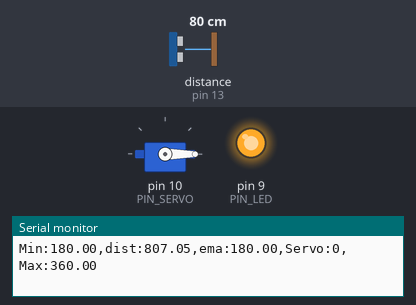
Simulated run of this sketch. Board: Arduino Uno, built with avr-gcc and run on an emulated ATmega328P. Shown: servo, output pins drawn as LEDs (lit = HIGH), the last lines printed to the serial monitor. Wiring (inferred from the names in the program): ultrasonic range finder: trigger pin 12; echo pin 13. The test bench sets the inputs (shaded band); at power-on: distance to the obstacle (sensor on pin 13) 80 cm. The echo pulse lasts 58.3 µs per cm; pins used as bus, display or sensor lines are not drawn.

Above: at 1.2 s.
1.3 s: distance to the obstacle (sensor on pin 13) set to 35 cm
At 3.0 s:
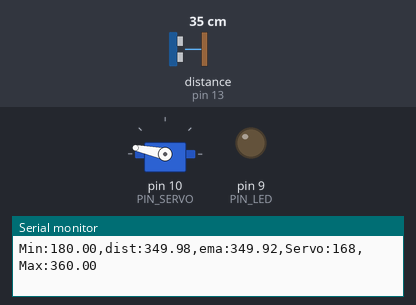
3.3 s: distance to the obstacle (sensor on pin 13) set to 18 cm
At 4.6 s:
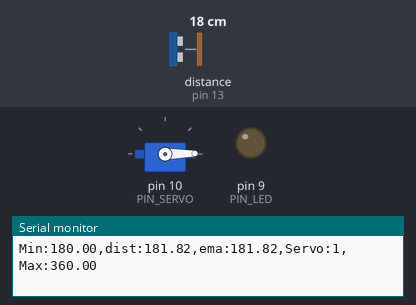
5.5 s: distance to the obstacle (sensor on pin 13) set to 35 cm
At 5.65 s:
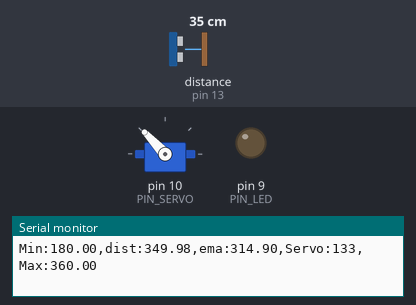
Timing chart, 0 to 8.5 s (numbered marks = the images above; inputs shaded):
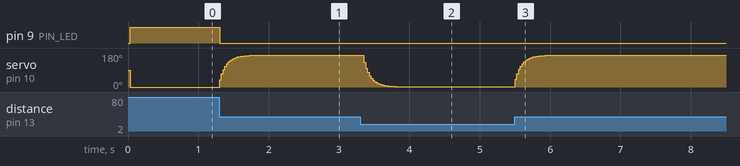

Measured:
- after the input at 1.3 s, pin 9 (PIN_LED): HIGH → LOW at once; servo on pin 10 (PIN_SERVO): moves from 0° to 168° over 0.50 s, starting at once
- after the input at 3.3 s, servo on pin 10 (PIN_SERVO): moves from 168° to 1° over 0.65 s, starting after 0.05 s
- after the input at 5.5 s, servo on pin 10 (PIN_SERVO): moves from 1° to 168° over 0.50 s, starting at once

The sketch:

11_example_1.ino
```cpp
#include <Servo.h>

// Arduino pin assignment
#define PIN_LED   9   // LED active-low
#define PIN_TRIG  12  // sonar sensor TRIGGER
#define PIN_ECHO  13  // sonar sensor ECHO
#define PIN_SERVO 10  // servo motor

// configurable parameters for sonar
#define SND_VEL 346.0     // sound velocity at 24 celsius degree (unit: m/sec)
#define INTERVAL 25      // sampling interval (unit: msec)
#define PULSE_DURATION 10 // ultra-sound Pulse Duration (unit: usec)
#define _DIST_MIN 180.0   // minimum distance to be measured (unit: mm)
#define _DIST_MAX 360.0   // maximum distance to be measured (unit: mm)

#define TIMEOUT ((INTERVAL / 2) * 1000.0) // maximum echo waiting time (unit: usec)
#define SCALE (0.001 * 0.5 * SND_VEL) // coefficent to convert duration to distance

#define _EMA_ALPHA 0.23    // EMA weight of new sample (range: 0 to 1)
                          // Setting EMA to 1 effectively disables EMA filter.

// Target Distance
#define _TARGET_LOW  180.0
#define _TARGET_HIGH 360.0

// duty duration for myservo.writeMicroseconds()
// NEEDS TUNING (servo by servo)

#define _DUTY_MIN 545 // servo full clockwise position (0 degree) // 각도 기준 0도는 630
#define _DUTY_NEU (_DUTY_MIN + _DUTY_MAX) / 2 // servo neutral position (90 degree) // 각도 기준 90도는 1570
#define _DUTY_MAX 2390 // servo full counterclockwise position (180 degree)

// global variables
float  dist_ema, dist_prev = _DIST_MAX; // unit: mm
unsigned long last_sampling_time;       // unit: ms

Servo myservo;

void setup() {
  // initialize GPIO pins
  pinMode(PIN_LED, OUTPUT);
  pinMode(PIN_TRIG, OUTPUT);    // sonar TRIGGER
  pinMode(PIN_ECHO, INPUT);     // sonar ECHO
  digitalWrite(PIN_TRIG, LOW);  // turn-off Sonar

  myservo.attach(PIN_SERVO);
  myservo.writeMicroseconds(_DUTY_NEU);

  // initialize USS related variables
  dist_prev = _DIST_MIN; // raw distance output from USS (unit: mm)

  // initialize serial port
  Serial.begin(57600);
}

void loop() {
  float  dist_raw, dist_filtered;

  // wait until next sampling time.
  // millis() returns the number of milliseconds since the program started.
  // will overflow after 50 days.
  if (millis() < last_sampling_time + INTERVAL)
    return;

  // get a distance reading from the USS
  dist_raw = USS_measure(PIN_TRIG, PIN_ECHO);

  // the range filter
  if ((dist_raw == 0.0) || (dist_raw > _DIST_MAX)) {
      dist_filtered = dist_prev;
  } else if (dist_raw < _DIST_MIN) {
      dist_filtered = dist_prev;
  } else {    // In desired Range
      dist_filtered = dist_raw;
      dist_prev = dist_raw;
  }

  // Modify the below line to implement the EMA equation
  dist_ema = _EMA_ALPHA * dist_filtered + (1 - _EMA_ALPHA) * dist_ema;

  int servoattr = map(dist_ema, _DIST_MIN, _DIST_MAX, _DUTY_MIN, _DUTY_MAX);
  // adjust servo position according to the USS read value
  // add your code here!
  if (_TARGET_LOW >= dist_ema) {
    myservo.writeMicroseconds(_DUTY_MIN);
    digitalWrite(PIN_LED, HIGH);
  }
  else if(_TARGET_HIGH <= dist_ema) {
    myservo.writeMicroseconds(_DUTY_MAX);
    digitalWrite(PIN_LED, HIGH);

  }
  else {
    myservo.writeMicroseconds(servoattr);
    digitalWrite(PIN_LED, LOW);
  }


  // output the distance to the serial port
  Serial.print("Min:");    Serial.print(_DIST_MIN);
  Serial.print(",dist:");  Serial.print(dist_raw);
  Serial.print(",ema:");  Serial.print(dist_ema);
  Serial.print(",Servo:"); Serial.print(myservo.read());
  Serial.print(",Max:");   Serial.print(_DIST_MAX);
  Serial.println("");

  // update last sampling time
  last_sampling_time += INTERVAL;
}

// get a distance reading from USS. return value is in millimeter.
float USS_measure(int TRIG, int ECHO)
{
  digitalWrite(TRIG, HIGH);
  delayMicroseconds(PULSE_DURATION);
  digitalWrite(TRIG, LOW);

  return pulseIn(ECHO, HIGH, TIMEOUT) * SCALE; // unit: mm
}
```
